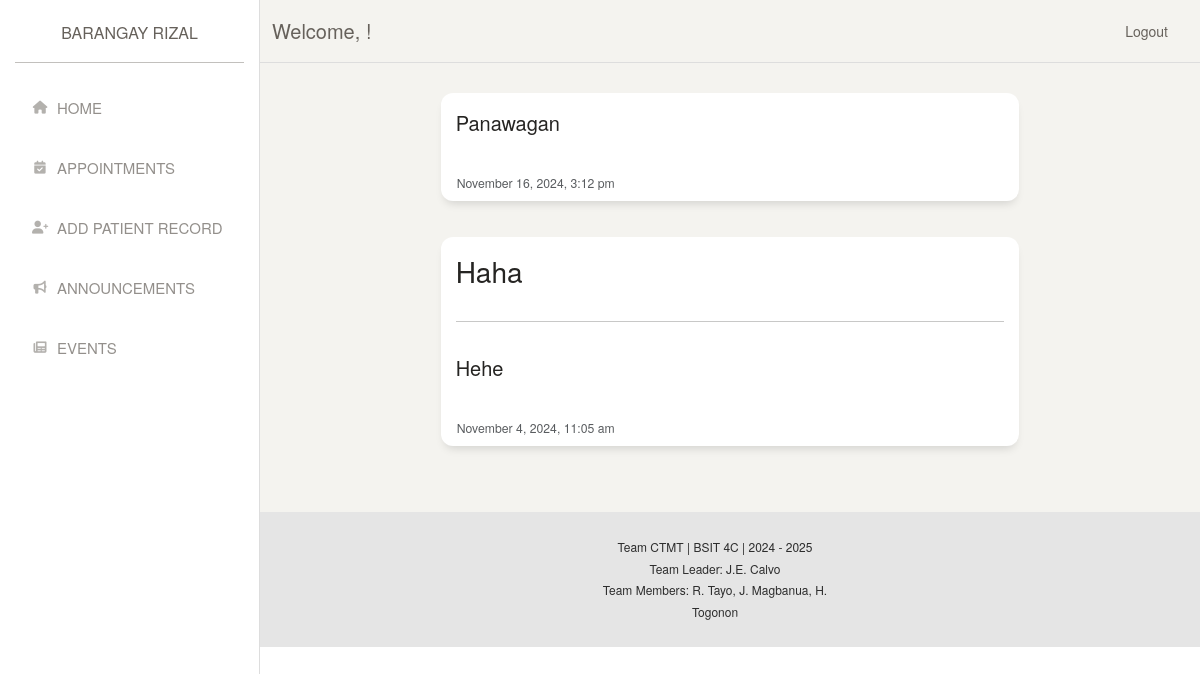
The page /staff/announcements/index.php on the database its author committed.
### tables this page shows
CREATE TABLE `tbl_announcement` (
  `announcement_id` int(11) NOT NULL,
  `announcement_title` text,
  `announcement_description` text,
  `created_at` timestamp NOT NULL DEFAULT CURRENT_TIMESTAMP
);

### staff/announcements/index.php (the view, shortened to what this page needs)
<?php
include '../../includes/conn.php';
$result = mysqli_query($mysqli, "SELECT * FROM tbl_announcement ORDER BY created_at DESC");
?>
<!DOCTYPE html>
<html>
<head>
  <?php include '../../templates/links.php'; ?>
</head>
<body>
  <div class="wrapper">
    <?php include '../../staff/templates/sidebar.php'; ?>
    <div class="main-panel">
      <?php include '../../staff/templates/topnav.php'; ?>
      <div class="content">
        <?php
        while ($announcement = mysqli_fetch_assoc($result)) {
          $announcement_title = htmlspecialchars($announcement['announcement_title']);
          $announcement_description = htmlspecialchars($announcement['announcement_description']);
          $announcement_date = htmlspecialchars($announcement['created_at']);
        ?>
        <div class="row my-3">
          <div class="col-md-2"></div>
          <div class="col-md-8">
            <div class="card">
                <?php
                  if (!empty($announcement_title)){
                    ?>
                <div class="card-header">
                <h3 class="h3"><?= ucfirst($announcement_title) ?></h3>
                <hr>
                </div>
                <?php
                  }
                ?>
                <div class="card-body">
                  <p class="text-description fs-5"><?= ucfirst($announcement_description) ?></p>
                </div>
                <div class="card-footer text-body-secondary">
                  <small>
                  <?= date("F j, Y, g:i a", strtotime($announcement_date))  ?>
                  </small>
                </div>
            </div>
          </div>
          <div class="col-md-2"></div>
      </div>
      <?php
      }
      ?>
      </div>
      <?php include '../../templates/footer.php'; ?>
    </div>
  </div>
</body>
</html>

### styles/vars.css (style rules this page uses)
:root { --neutral50: #fafafa; --neutral100: #f5f5f5; --neutral200: #e5e5e5; --neutral300: #d4d4d4; --neutral400: #a3a3a3; --neutral500: #737373; --neutral600: #525252; --neutral700: #404040; --neutral800: #262626; --neutral900: #171717; --neutral950: #0a0a0a; --warning50: #fffbeb; --warning100: #fef3c7; --warning200: #fde68a; --warning300: #fcd34d; --warning400: #fbbf24; --warning500: #f59e0b; --warning600: #d97706; --warning700: #b45309; --warning800: #92400e; --warning900: #78350f; --warning950: #451a03; --success50: #f0fdf4; --success100: #dcfce7; --success200: #bbf7d0; --success300: #86efac; --success400: #4ade80; --success500: #22c55e; --success600: #16a34a; --success700: #15803d; --success800: #166534; --success900: #14532d; --success950: #052e16; --danger50: #fef2f2; --danger100: #fee2e2; --danger200: #fecaca; --danger300: #fca5a5; --danger400: #f87171; --danger500: #ef4444; --danger600: #dc2626; --danger700: #b91c1c; --danger800: #991b1b; --danger900: #7f1d1d; --danger950: #450a0a; --primary50: #eff6ff; --primary100: #dbeafe; --primary200: #bfdbfe; --primary300: #93c5fd; --primary400: #60a5fa; --primary500: #3b82f6; --primary600: #2563eb; --primary700: #1d4ed8; --primary800: #1e40af; --primary900: #1e3a8a; --primary950: #172554; }

### styles/margins.css (style rules this page uses)
.my-3 { margin-top: 12px; margin-bottom: 12px; }

### rows shown on the page
tbl_announcement: announcement_description "Panawagan", created_at "November 16, 2024, 3:12 pm"
tbl_announcement: announcement_title "Haha", announcement_description "Hehe", created_at "November 4, 2024, 11:05 am"
